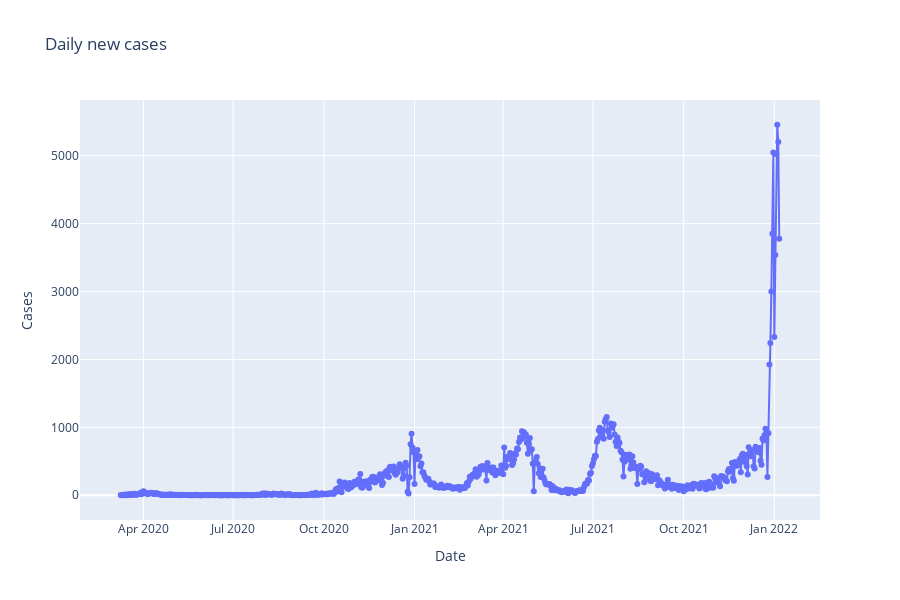

Notebook cell for this chart:
### Code cell
px.scatter(
    df_s1,
    x="date",
    y="daily new cases",
    labels={"date":"Date", "daily new cases":"Cases"},
    width=900,
    height=600,
    title='Daily new cases')\
    .update_traces(mode='lines+markers')

### Figure 1 — Plotly figure (JSON) as saved in the notebook; plotly's stock layout.template omitted (floating-point values rounded to 4 significant figures; data arrays with more than 128 entries replaced by an {"elided": "..."} marker saying what was removed)
{"data": [{"hovertemplate": "Date=%{x}<br>Cases=%{y}<extra></extra>", "legendgroup": "", "marker": {"color": "#636efa", "symbol": "circle"}, "mode": "lines+markers", "name": "", "orientation": "v", "showlegend": false, "type": "scatter", "x": {"elided": "669 str values"}, "xaxis": "x", "y": {"elided": "669 int values"}, "yaxis": "y"}], "layout": {"height": 600, "legend": {"tracegroupgap": 0}, "title": {"text": "Daily new cases"}, "width": 900, "xaxis": {"anchor": "y", "domain": [0, 1], "title": {"text": "Date"}}, "yaxis": {"anchor": "x", "domain": [0, 1], "title": {"text": "Cases"}}}}
